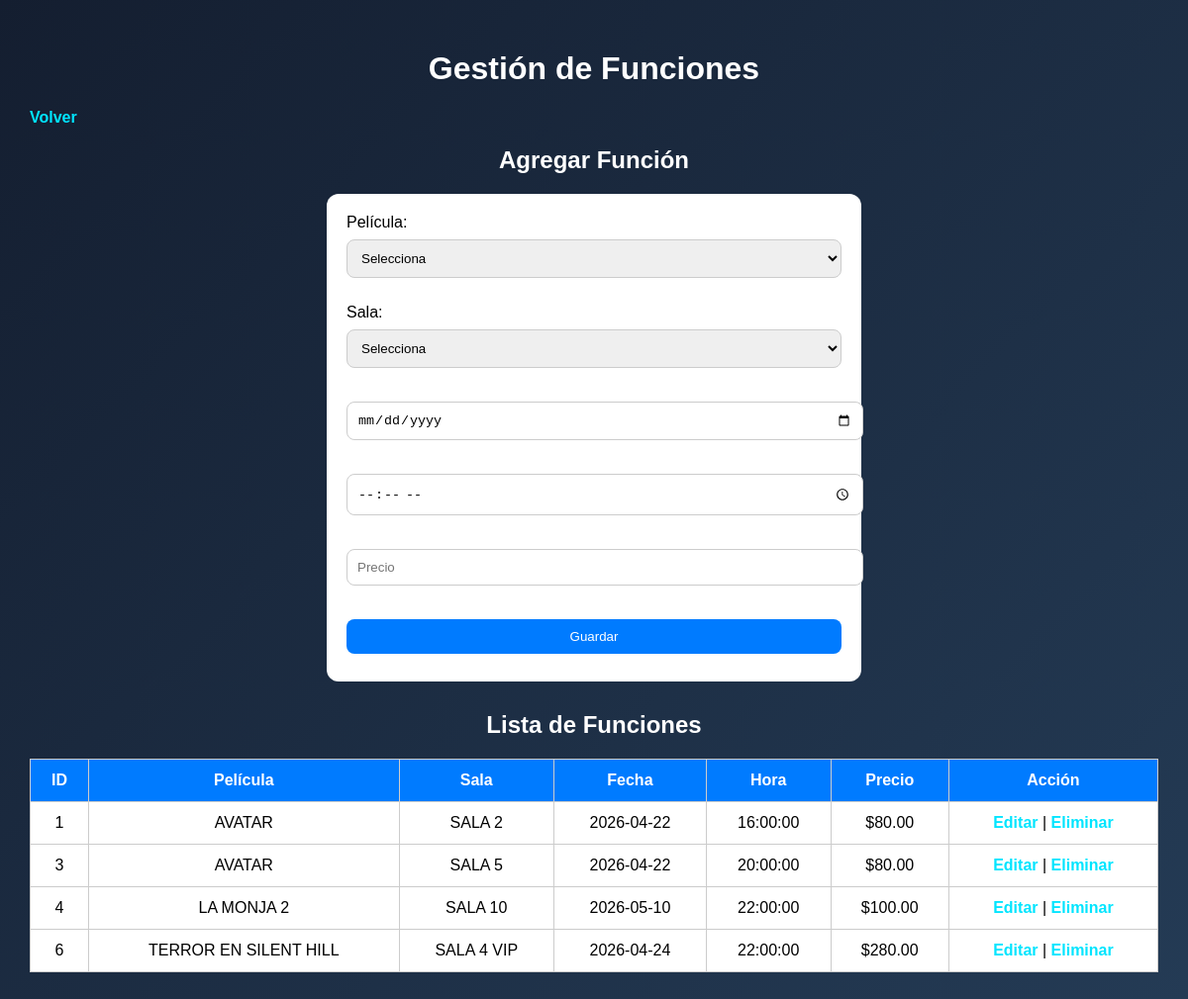
The page /funciones/index.php (signed in) on the database its author committed.
### tables this page shows
CREATE TABLE `funciones` (
  `id_compra` varchar(50) NOT NULL,
  `id` int(11) NOT NULL,
  `pelicula_id` int(11) DEFAULT NULL,
  `sala_id` int(11) DEFAULT NULL,
  `fecha` date DEFAULT NULL,
  `hora` time DEFAULT NULL,
  `precio` decimal(10,2) DEFAULT NULL
);

CREATE TABLE `peliculas` (
  `id` int(11) NOT NULL,
  `titulo` varchar(100) DEFAULT NULL,
  `genero` varchar(50) DEFAULT NULL,
  `duracion` int(11) DEFAULT NULL,
  `clasificacion` varchar(10) DEFAULT NULL
);

CREATE TABLE `salas` (
  `id` int(11) NOT NULL,
  `nombre` varchar(50) DEFAULT NULL,
  `capacidad` int(11) DEFAULT NULL
);

### funciones/index.php (the view, shortened to what this page needs)
<?php
include("../conexion.php");
$resultado = $conexion->query("
    SELECT
        funciones.id,
        peliculas.titulo AS pelicula,
        salas.nombre AS sala,
        funciones.fecha,
        funciones.hora,
        funciones.precio
    FROM funciones
    INNER JOIN peliculas ON funciones.pelicula_id = peliculas.id
    INNER JOIN salas ON funciones.sala_id = salas.id
");
?>
<!DOCTYPE html>
<html lang="es">
<head>
<link rel="stylesheet" href="../estilos.css">
</head>
<body>
<h1>Gestión de Funciones</h1>
<a href="../dashboard.php">Volver</a>
<h2>Agregar Función</h2>
<form method="POST">
<label>Película:</label><br>
<select name="pelicula_id" required>
    <option value="">Selecciona</option>
</select>
<br><br>
<label>Sala:</label><br>
<select name="sala_id" required>
    <option value="">Selecciona</option>
</select>
<br><br>
<input type="date" name="fecha" required>
<br><br>
<input type="time" name="hora" required>
<br><br>
<input type="number" name="precio" placeholder="Precio" step="0.01" required>
<br><br>
<button type="submit" name="guardar">Guardar</button>
</form>
<h2>Lista de Funciones</h2>
<table>
<tr>
<th>ID</th>
<th>Película</th>
<th>Sala</th>
<th>Fecha</th>
<th>Hora</th>
<th>Precio</th>
<th>Acción</th>
</tr>
<?php while($fila = $resultado->fetch_assoc()){ ?>
<tr>
<td><?= $fila['id'] ?></td>
<td><?= $fila['pelicula'] ?></td>
<td><?= $fila['sala'] ?></td>
<td><?= $fila['fecha'] ?></td>
<td><?= $fila['hora'] ?></td>
<td>$<?= $fila['precio'] ?></td>
<td>
<a href="actualizar.php?id=<?= $fila['id'] ?>">Editar</a> |
<a href="?eliminar=<?= $fila['id'] ?>" onclick="return confirm('¿Eliminar función?')">Eliminar</a>
</td>
</tr>
<?php } ?>
</table>
</body>
</html>

### estilos.css (style rules this page uses)
body { font-family: Arial, sans-serif; background: linear-gradient(135deg,#141e30,#243b55); color:white; margin:0; padding:30px; }
h1,h2 { text-align:center; }
a { color:#00e5ff; text-decoration:none; font-weight:bold; }
form { background:white; color:black; padding:20px; border-radius:12px; max-width:500px; margin:auto; margin-bottom:30px; }
input,select,button { width:100%; padding:10px; margin:8px 0; border-radius:8px; border:1px solid #ccc; }
button { background:#007bff; color:white; border:none; cursor:pointer; }
table { width:100%; background:white; color:black; border-collapse:collapse; }
th,td { padding:12px; border:1px solid #ccc; text-align:center; }
th { background:#007bff; color:white; }

### rows shown on the page
funciones: id "1", pelicula.titulo "AVATAR", sala.nombre "SALA 2", fecha "2026-04-22", hora "16:00:00", precio "80.00"
funciones: id "3", pelicula.titulo "AVATAR", sala.nombre "SALA 5", fecha "2026-04-22", hora "20:00:00", precio "80.00"
funciones: id "4", pelicula.titulo "LA MONJA 2", sala.nombre "SALA 10", fecha "2026-05-10", hora "22:00:00", precio "100.00"
funciones: id "6", pelicula.titulo "TERROR EN SILENT HILL", sala.nombre "SALA 4 VIP", fecha "2026-04-24", hora "22:00:00", precio "280.00"
